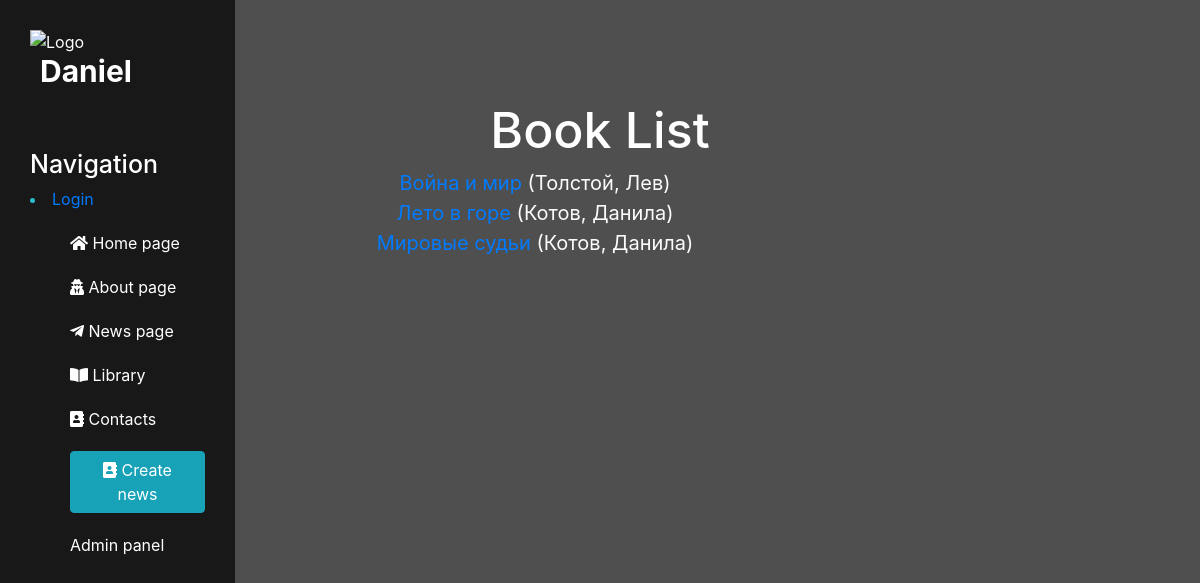
/library/books/, run on the app's committed database.
### library/models.py (models this page shows, shortened)
class Book(models.Model):
    title = models.CharField(max_length=200)
    author = models.ForeignKey('Author', on_delete=models.SET_NULL, null=True)
    summary = models.TextField(max_length=1000, help_text="Enter a brief description of the book")
    isbn = models.CharField('ISBN', max_length=13,
                            help_text='13 Character <a href="https://www.isbn-international.org/content/what-isbn'
                                      '">ISBN number</a>')
    genre = models.ManyToManyField(Genre, help_text="Select a genre for this book")
    language = models.ForeignKey('Language', on_delete=models.SET_NULL, null=True)
    class Meta:
        ordering = ['title', 'author']
    def display_genre(self):
        """Creates a string for the Genre. This is required to display genre in Admin."""
        return ', '.join([genre.name for genre in self.genre.all()[:3]])
    display_genre.short_description = 'Genre'
    def get_absolute_url(self):
        return reverse('book-detail', args=[str(self.id)])

class Author(models.Model):
    first_name = models.CharField(max_length=100)
    last_name = models.CharField(max_length=100)
    date_of_birth = models.DateField(null=True, blank=True)
    date_of_death = models.DateField('Died', null=True, blank=True)
    class Meta:
        ordering = ['last_name', 'first_name']
    def __str__(self):
        return '%s, %s' % (self.last_name, self.first_name)

### library/views.py (the view)
class BookListView(generic.ListView):
    model = Book
    paginate_by = 10

### templates/library/book_list.html (shortened to what this page needs)
{% extends "main/layout.html" %}
{% block content %}
    <div class="features">
    <h1>Book List</h1>
    {% if book_list %}
    <ul>
      {% for book in book_list %}
      <li>
        <a href="{{ book.get_absolute_url }}">{{ book.title }}</a> ({{book.author}})
      </li>
      {% endfor %}
    </ul>
    {% else %}
      <p>There are no books in the library.</p>
    {% endif %}
    </div>
{% endblock %}

### static/main/css/main.css (style rules this page uses)
body { background: #4f4f4f; }
main .features { float: left; color: #fff; margin-top: 100px; text-align: center; width: 75%; }
main .features h1 { font-size: 50px; }
main ul li { display: block; font-size: 20px; width: 75%; color: #fbfbfc; }

### data on the page
Book: title "Война и мир", author "Толстой, Лев"
Book: title "Лето в горе", author "Котов, Данила"
Book: title "Мировые судьи", author "Котов, Данила"
